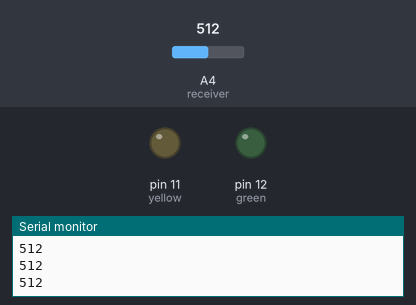
This sketch was run on a simulated Arduino Uno, built with avr-gcc and run on an emulated ATmega328P. On the bench: output pins drawn as LEDs (lit = HIGH), the last lines printed to the serial monitor. The inputs (shaded band) are chosen by the test bench; at power-on: A4 (receiver) = 512.

Above: at 1.2 s.
1.3 s: A4 (receiver) set to 691
2.8 s: A4 (receiver) set to 707
At 3.8 s:
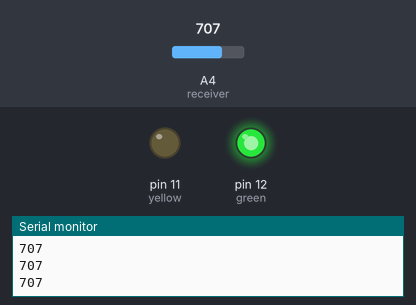
Timing chart, 0 to 5.8 s (numbered marks = the images above; inputs shaded):
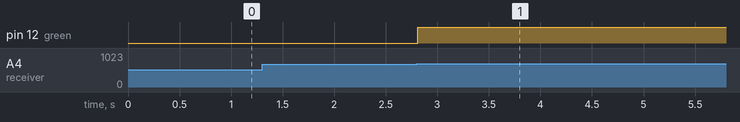

The sketch:

redgreenblue.ino
```cpp
int receiver = A4;
int red = 1;
int yellow = 11;
int green = 12;


void setup() {
  Serial.begin(9600);
  pinMode(red, OUTPUT);
  pinMode(green, OUTPUT);
  pinMode(yellow, OUTPUT);
}

void loop() {
  int signal = analogRead(receiver);
  Serial.println(signal);
  if(signal>0 && signal<=500)
  {
    digitalWrite(red, 1);
    digitalWrite(yellow, 0);
    digitalWrite(green, 0);
  }else if(signal>500 && signal<=600)
  {
    digitalWrite(red, 0);
    digitalWrite(yellow, 1);
    digitalWrite(green, 0);
  }
  if(signal>700)
  {
    digitalWrite(red, 0);
    digitalWrite(yellow, 0);
    digitalWrite(green, 1);
  }
  else
  {
    digitalWrite(red, 0);
    digitalWrite(yellow, 0);
    digitalWrite(green, 0);
  }
}
```

Measured:
- the behaviour switches between 700 and 701 on A4 (receiver) (found by bisection; images 0 and 1)
- after the input at 2.8 s, pin 12 (green): LOW → HIGH at once
